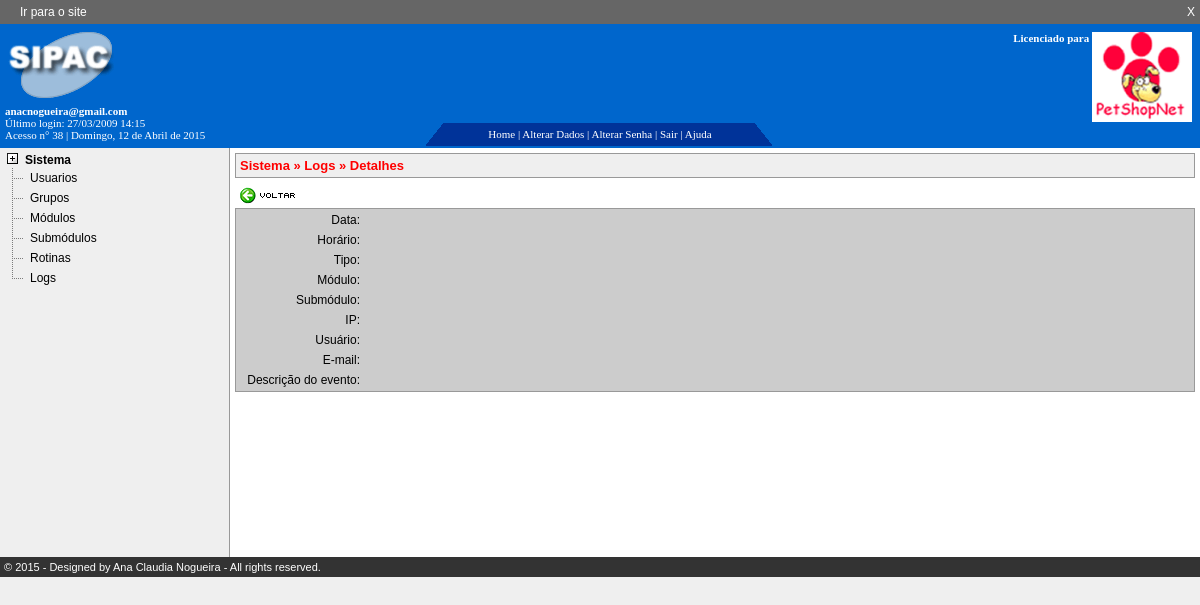
Page /sipac/logs_detalhes.php (signed in) on the committed database.
### tables this page shows
CREATE TABLE IF NOT EXISTS submodulos (
  submodulos_id int(10) unsigned NOT NULL auto_increment,
  submodulos_nome varchar(50) default NULL,
  submodulos_descricao varchar(255) NOT NULL,
  submodulos_pagina varchar(50) default NULL,
  modulos_id int(10) unsigned default NULL,
  submodulos_ordem int(4) default NULL,
  PRIMARY KEY  (submodulos_id),
  KEY submodulos_FKIndex1 (modulos_id)
);

CREATE TABLE IF NOT EXISTS modulos (
  modulos_id int(10) unsigned NOT NULL auto_increment,
  modulos_nome varchar(50) default NULL,
  modulos_descricao text,
  modulos_ordem int(4) default NULL,
  PRIMARY KEY  (modulos_id)
);

CREATE TABLE IF NOT EXISTS rotinas (
  rotinas_id int(10) unsigned NOT NULL auto_increment,
  rotinas_nome varchar(50) NOT NULL,
  rotinas_descricao text,
  submodulos_id int(10) unsigned default NULL,
  rotinas_pagina varchar(50) default NULL,
  rotinas_quantidade tinyint(3) unsigned default NULL,
  rotinas_visivel char(1) NOT NULL,
  rotinas_ordem int(4) default NULL,
  btn_imagem varchar(30) default NULL,
  PRIMARY KEY  (rotinas_id),
  KEY rotinas_FKIndex1 (submodulos_id)
);

### sipac/lib/conexaomysql.php (called while the page is built, shortened)
<?
Class ConexaoMysql
{
  var $servidor = SERVER;
  var $usuario  = USER;
  var $senha    = PASS;
  var $link     = "";
  function conexao()
  {
    $this->link = mysql_connect($this->servidor,$this->usuario,$this->senha);
  }
  function sql($query)
  {
    $this->query = $query;
    if($result = mysql_query($this->query,$this->link) or die("<p style='color:red'>Erro:".$this->query."<br />".mysql_error()."</p>"))
     return $result;
    else
     return 0;
  }
}
?>

### sipac/lib/configs.php (called while the page is built, shortened)
<?
  $pageAtual = preg_replace("/\?.*/","",preg_replace("/\/.*\//","",$_SERVER['REQUEST_URI']));
  require_once("conexaomysql.php");
  require_once("funcoes.php");
  if($allowRotina != "nao")
  {
   require_once("class.rotinas.php");
   $rotinaClass = new Rotina($pageAtual,$form);
  }
  $conn      = new ConexaoMysql();
?>

### sipac/lib/class.rotinas.php (called while the page is built, shortened)
<?
class Rotina extends ConexaoMysql
{
 var $campo;
 var $codSubmodulo;
 var $submodulos_pagina;
 function Rotina($submodulos_pagina,$form)
 {
   $this->submodulos_pagina = $submodulos_pagina;
   $this->consulta_rotinas();
   $this->verifica_permissao();
 }
 function consulta_rotinas()
 {
  if($_SESSION[EMPRESA]["autorizacao"] == 1)
  {
    $this->campo = "users_id";
    $this->codcampo = $_SESSION[EMPRESA]["codUser"];
  }
  else
  {
    $this->campo = "grupos_id";
    $this->codcampo = $_SESSION[EMPRESA]["codGrupo"];
  }
  $sql= "SELECT submodulos_id FROM submodulos WHERE submodulos_pagina='".$this->submodulos_pagina."'" ;
  $result = ConexaoMysql::sql($sql);
   $sql="SELECT DISTINCT autorizacoes_id, submodulos_nome, submodulos_pagina,
   rotinas_quantidade, btn_imagem ,rotinas_nome,rotinas_pagina, rotinas_janela
   FROM rotinas
   INNER JOIN submodulos ON rotinas.submodulos_id = submodulos.submodulos_id
   INNER JOIN modulos ON submodulos.modulos_id = modulos.modulos_id
   INNER JOIN autorizacoes
   ON autorizacoes.modulos_id = modulos.modulos_id
   OR autorizacoes.submodulos_id = submodulos.submodulos_id
   OR autorizacoes.rotinas_id = rotinas.rotinas_id
   WHERE rotinas_visivel='s' AND(tipo_autorizacao IS null) AND submodulos.submodulos_id='".$this->codSubmodulo.
   "' AND ".$this->campo."='".$this->codcampo."'
   ORDER BY rotinas_ordem ASC;";
   }
 function menu_rotinas_titulo($rotina)
 {
   $sql = "SELECT submodulos_nome, modulos_nome,rotinas_nome
   FROM submodulos
   INNER JOIN modulos ON submodulos.modulos_id = modulos.modulos_id
   LEFT JOIN rotinas ON rotinas.submodulos_id = submodulos.submodulos_id
   WHERE ";
   if($rotina == '')
    $sql .=  " rotinas.rotinas_pagina ='".$this->submodulos_pagina."' ";
   else
    $sql .= " submodulos.submodulos_pagina='".$this->submodulos_pagina."'";
   $sql .="  ORDER BY rotinas_ordem";
   $result = ConexaoMysql::sql($sql);
   if(mysql_num_rows($result) >0)
   {
    $modulo    = mysql_result($result,0,"modulos_nome");
    $submodulo = mysql_result($result,0,"submodulos_nome");
    if($rotina == '')
      $rotina    = mysql_result($result,0,"rotinas_nome");
   }
  return "$modulo &raquo; $submodulo &raquo; $rotina";
 }
 function verifica_permissao()
 {
  $sql = "SELECT submodulos_pagina FROM submodulos WHERE submodulos_pagina='".$this->submodulos_pagina."'";
  $result = ConexaoMysql::sql($sql);
  if(mysql_num_rows($result) == 1)
  {
   $sql = "SELECT submodulos_pagina FROM autorizacoes
   INNER JOIN submodulos ON autorizacoes.submodulos_id = submodulos.submodulos_id
   WHERE ".$this->campo."= '".$this->codcampo."' AND submodulos_pagina='".$this->submodulos_pagina."' AND (tipo_autorizacao =1 OR tipo_autorizacao = 2)";
  }
  else
  {
    $sql = "SELECT rotinas_pagina FROM autorizacoes
    INNER JOIN rotinas ON autorizacoes.rotinas_id= rotinas.rotinas_id
    WHERE ".$this->campo."= '".$this->codcampo."' AND rotinas_pagina='".$this->submodulos_pagina."'";
  }
  $result = ConexaoMysql::sql($sql);
 }
}
?>

### sipac/menu_lateral.php (the view, shortened to what this page needs)
<?
 $sql = "SELECT users_autorizacao_especial FROM users
 WHERE users_id = '".$_SESSION[EMPRESA]["codUser"]."'";
 $result = $conn->sql($sql);
 if(mysql_num_rows($result) > 0)
 {
   $special = mysql_result($result,0,0);
   if($special == 1)
   {
    $campo_tipo = "users_id";
    $codMenu 		= $_SESSION[EMPRESA]["codUser"];
   }
   else
   {
    $campo_tipo = "grupos_id";
    $codMenu 		= $_SESSION[EMPRESA]["codGrupo"];
  }
 }
   $sql = "SELECT
   modulos.modulos_id, modulos_nome, tipo_autorizacao
   FROM modulos
	 INNER JOIN autorizacoes ON autorizacoes.modulos_id = modulos.modulos_id
	 WHERE $campo_tipo='".$codMenu."'
    AND (tipo_autorizacao=1 OR tipo_autorizacao=2)
    ORDER BY modulos_ordem ASC";
  $result = $conn->sql($sql);
?>
<div id="menu_lateral">
<ul>
 <?
   while($linha = mysql_fetch_array($result))
   {
     echo " <li class='menu_modulo'>".$linha["modulos_nome"]."\r\n";
    $sql2 = "SELECT DISTINCT submodulos.submodulos_id, submodulos_nome, submodulos_pagina
    FROM submodulos
    LEFT JOIN autorizacoes ON  autorizacoes.submodulos_id = submodulos.submodulos_id
    WHERE submodulos.modulos_id = '".$linha["modulos_id"]."'
    AND  $campo_tipo='".$codMenu."'";
    if($linha["tipo_autorizacao"] == 2)
    {
      $sql2 .=" AND (tipo_autorizacao=1 OR tipo_autorizacao=2)
      AND $campo_tipo='".$codMenu."'";
    }
    $sql2 .= " ORDER BY submodulos_ordem ASC";
    $result2 = $conn->sql($sql2);
    $recordCount = mysql_num_rows($result2);
    if($recordCount > 0)
    {
      echo "   \n<ul>\n";
			for($j=0;$j<$recordCount;$j++)
			{
				$linha2 =  mysql_fetch_array($result2);
				if($j == ($recordCount-1))
					echo "     <li class='menu_sub_last'><a href='".$linha2["submodulos_pagina"]."'>".$linha2["submodulos_nome"]."</a></li>\n";
				else
				 echo "     <li class='menu_sub'><a href='".$linha2["submodulos_pagina"]."'>".$linha2["submodulos_nome"]."</a></li>\n";
			}
      echo "   </ul>\n";
     }
     echo "  </li>\n";
   }
   echo " </ul>\n";
?>
</div>

### sipac/logs_detalhes.php (shortened to what this page needs)
<?
$form        = "frm_logs";
 require_once("lib/configs.php");
 $titulo      = $rotinaClass->menu_rotinas_titulo("");
 $link        = $_REQUEST["link"];
 require_once("topo.php");
 require_once("menu_lateral.php");
 ?>
<div id="conteudo">
 	<div class='titulo'><?= $titulo ?></div>
  <a href="<?=$link?>"> <img src='<?= DIR_BTNS ?>btn_voltar.gif' border='0' alt='voltar' /></a><br />
  <table class="TableLista">
    <tr>
      <td class='legenda' width="120">Data:</td>
      <td><?=fct_conversorData($logs_historico_data,1)?></td>
    </tr>
    <tr>
      <td class="legenda" width="120">Horário:</td>
      <td><?=left($logs_historico_hora,5)?></td>
    </tr>
    <tr>
      <td class='legenda' width="120">Tipo:</td>
      <td><?=$logs_historico_operacao?></td>
    </tr>
		<tr>
		  <td class="legenda" width="120">Módulo:</td>
		  <td><?=$modulos_nome?></td>
		</tr>
		<tr>
		  <td class="legenda" width="120">Submódulo:</td>
		  <td><?=$submodulos_nome?></td>
		</tr>
		<tr>
		  <td class="legenda" width="120">IP:</td>
		  <td><?=$users_ip?></td>
		</tr>
		<tr>
		  <td class="legenda" width="120">Usuário:</td>
		  <td><?=$users_nome?></td>
		</tr>
		<tr>
		  <td class="legenda" width="120">E-mail:</td>
		  <td><?=$users_email?></td>
		</tr>
		<tr>
		  <td class="legenda" width="120">Descrição do evento:</td>
		  <td colspan="3"><?=$logs_historico_mensagem?></td>
  </table>
</div>
<? require_once("rodape.php") ?>

### sipac/templates/sipac.css (style rules this page uses)
* { padding: 0; margin: 0; }
body { font-family: arial; font-size: 12px; color: #000000; background: #efefef; }
a img { text-decoration: none; border:0; }
table td { padding: 2px; }
li { margin-left:15px; list-style-type:none; }
#menu_lateral { padding-top: 5px; background:#efefef; width: 18%; float:left; min-height: 300px; height:auto !important; height: 302px; }
#menu_lateral ul { padding-left: 20px; }
li.menu_modulo { font-weight:bold; margin-left:5px; padding-left:0px; list-style-image:url(../banco_imagens/expand.gif); vertical-align: text-top; margin-bottom: -2px; }
li.menu_sub { font-weight:normal; margin-left:-15px; padding-left:0px; list-style-image:url(../banco_imagens/T.gif); vertical-align: super; margin-bottom: -3px; }
li.menu_sub_last { font-weight:normal; list-style-image:url(../banco_imagens/line_l.gif); margin-left:-15px; padding-left:0px; }
li.menu_sub a, li.menu_sub_last a { vertical-align: super; color: #000; text-decoration:none; }
#conteudo { width: 80%; min-height: 399px; height:auto !important; height: 399px; float:right; background: #ffffff; border-left:1px solid #999; padding:5px; }
.TableLista { background: #ccc; border: #999999 1px solid; width: 100%; }
.titulo { font: Bold 13px Arial; background: #efefef; border: #999999 1px solid; color: #ff0000; margin-bottom: 5px; padding:4px; }
.legenda { text-align:right; }

### rows in the picture
submodulos: submodulos_nome "Usuarios"
submodulos: submodulos_nome "Grupos"
submodulos: submodulos_nome "Módulos"
submodulos: submodulos_nome "Submódulos"
submodulos: submodulos_nome "Rotinas"
submodulos: submodulos_nome "Logs", titulo "Sistema » Logs » Detalhes"

### other values in the picture
$_SESSION[EMPRESA]["email"] "anacnogueira@gmail.com"
$_SESSION[EMPRESA]["lastLogin"] "27/03/2009 14:15"
$_SESSION[EMPRESA]["session_id"] "38"
$semana "Domingo"
$mes "Abril"
$linha["modulos_nome"] "Sistema"
$year[year] "2015"
